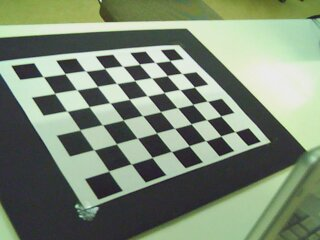
#> input picture Lab_1/data/right/right_003.jpg, 320 x 240 px; its folder holds only this picture in this run
$ python CalibrateCamera.py   (older library calls are emulated)
#> lines starting #> are read from the running program, lines starting #| are printed output that depends on the picture; long printed decimals are rounded
import os
import cv2
import copy
import glob
import imageio
import numpy as np
import matplotlib.pyplot as plt

def load_images(input_files_dir: str) -> list:
#> called with input_files_dir = 'data/right'
    filenames = [path for path in glob.glob(f"{input_files_dir}/*jpg")] # Extract the paths of the training
    return [imageio.v2.imread(filename) for filename in filenames]

def show_image(img: np.array) -> None:
    cv2.imshow("image", img)
    cv2.waitKey(0) # Screen time
    cv2.destroyAllWindows()

def write_image(output_files_dir, save_name ,counter_image, img):
    cv2.imwrite(f"{output_files_dir}/{save_name}_{counter_image}.jpg",img)

def get_chessboard_points(chessboard_shape, dx, dy):
    """
    Calculates the 3D coordinates of the chessboard corners.

    Args
    ----
    - chessboard_shape: tuple with the number of inner corners in the chessboard (columns, rows).
    - dx: distance between corners in the x-axis.
    - dy: distance between corners in the y-axis.

    Returns
    ----
    - points: numpy array with the 3D coordinates of the chessboard corners.
    """

    points = []

    for i in range(chessboard_shape[1]):
        for j in range(chessboard_shape[0]):
            points.append(np.array([i*dy, j*dx, 0]))

    return np.array(points, dtype = np.float32)

def get_camera_parameters(input_dir:str, pattern_size: tuple, dx:int, dy:int, save_images = False, show_results = False, fine_adjust = True, fisheye = False, output_dir = "output_images", save_name = "detected", image_number = -1) -> tuple:
    """
    Estimates the camera parameters (intrinsics, extrinsics, distortion coefficients) using a set of images of a chessboard pattern.

    Args
    ----
    - input_dir: path to the directory containing the images of the chessboard pattern.
    - pattern_size: tuple with the number of inner corners in the chessboard (columns, rows).
    - dx: x length of the corners in the chessboard.
    - dy: y length of the corners in the chessboard.
    - save_images: boolean indicating whether the images with the detected corners should be saved.
    - show_results: boolean indicating whether the results should be printed.
    - fine_adjust: boolean indicating whether the corners should be refined.
    - fisheye: boolean indicating whether the fisheye model should be used.
    - output_files_dir: path to the directory where the images with the detected corners should be saved.
    - save_name: name of the images with the detected corners.
    - image_number: number of images to be used for the calibration. If -1, all images are used.

    Returns
    ----
    - rms: root mean squared reprojection error.
    - intrinsics: camera matrix.
    - extrinsics: list with the rotation and translation vectors for each image.
    - distortion: distortion coefficients.
    - rotations: list with the rotation matrices for each image.
    - translations: list with the translation vectors for each image."""

    imgs = load_images(input_dir) # Load the images as matrixes of pixeles
#> imgs = 1 item

    corners = [cv2.findChessboardCorners(img, pattern_size) for img in imgs] # Find the corners of the chessboard in the images [True/False, [corner_points]]
#> corners = 1 item

    subpix_criteria = (cv2.TERM_CRITERIA_EPS + cv2.TERM_CRITERIA_MAX_ITER, 30, 0.01)

    if fine_adjust:
        corners_copy = copy.deepcopy(corners)
#> corners_copy = 1 item

        # To refine corner detections it is needed the function cv2.cornerSubPix which requires the images in grayscale
        imgs_gray = [cv2.cvtColor(img, cv2.COLOR_BGR2GRAY) for img in imgs]
#> imgs_gray = 1 item

        # (5, 5) is the size of the window to search for refined corners, (-1, -1) allows to value all points in the window
        refined_corners = [cv2.cornerSubPix(i, cor[1], (5, 5), (-1, -1), subpix_criteria) if cor[0] else [] for i, cor in zip(imgs_gray, corners_copy)]
#> refined_corners = 1 item

    else:
        refined_corners = [cor[1] if cor[0] else [] for cor in corners]

    corners = [cor for cor in corners if cor[0]] # Delete the images where no info was extracted

    cleaned_refined_corners = []
    undefined_images = []

    for i in range (len(refined_corners)): # Delete the images where no info was extracted
        corner = refined_corners[i]

        if len(corner) != 0:
            cleaned_refined_corners.append(corner)

        else:
            undefined_images.append(i)
#> this loop made 1 pass
#> after the loop, cleaned_refined_corners = 1 item; undefined_images = []

    for i in sorted(undefined_images, reverse=True):
        imgs.pop(i) # In case there are many wrong images, adjust the deleted indexes
#> this loop made 0 passes

    if image_number > 0 and 0 <= len(cleaned_refined_corners) - image_number: # Adjust the number of images to be used
        for _ in range(len(cleaned_refined_corners) - image_number):
            cleaned_refined_corners.pop(-1)
            imgs.pop(-1)

    elif image_number == 0:
        print("A camera can not be adjusted with less than 1 image.")

        return None

    elif image_number != -1:
        print("The number of images to be used is greater than the number of images available.")

        return None

    refined_corners = cleaned_refined_corners

    if save_images:
        imgs_copy = copy.deepcopy(imgs)
#> imgs_copy = 1 item
        _ = [cv2.drawChessboardCorners( imgs_copy[i], pattern_size, refined_corners[i], corners[i][0])  for i in range(len(refined_corners)) if corners[i][0]]# draws on imgs_copy
        os.makedirs(f"{output_dir}", exist_ok = True)

        for i in range(len(imgs_copy)):
            write_image(output_dir, save_name, i, imgs_copy[i])
#> this loop made 1 pass
#> pass 1, in write_image, `cv2.imwrite(f"{output_files_dir}/{save_name}_{counter_image}.jpg",img)`:
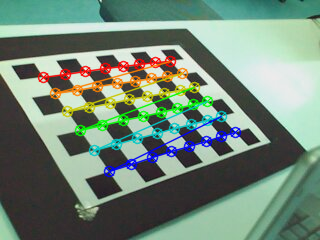
#> saved as fine_0.jpg: shape (240, 320, 3); mean B, G, R 120, 135.7, 114.9

    chessboard_points = [get_chessboard_points(pattern_size, dx, dy) for _ in range(len(refined_corners))] # As many chessboard points as images with detected corners
#> chessboard_points = 1 item

    if not fisheye:
        rms, intrinsics, distortion, rotations, traslations = cv2.calibrateCamera(chessboard_points, refined_corners, imgs[-1].shape[::-1][1:], None, None)
#> rms = 0.0854; intrinsics = [[452, 0, 165.9], [0, 459.6, 123.3], [0, 0, 1]]; distortion = [[-0.251, 2.73, 0.0154, -0.00676, -20.05]]; rotations = ([1.9, 1.14, -0.047],); traslations = ([-145.3, -55.1, 529.2],)

    else: # Fisheye calibration
        calibration_flags = cv2.fisheye.CALIB_RECOMPUTE_EXTRINSIC+cv2.fisheye.CALIB_FIX_SKEW # +cv2.fisheye.CALIB_CHECK_COND
        intrinsics = np.zeros((3, 3))
        distortion = np.zeros((4, 1))
        rotations = [np.zeros((1, 1, 3), dtype=np.float64) for _ in refined_corners]
        traslations = [np.zeros((1, 1, 3), dtype=np.float64) for _ in refined_corners]

        rms, _, _, _, _ = cv2.fisheye.calibrate(chessboard_points, refined_corners, imgs[-1].shape[::-1][1:], intrinsics, distortion, rotations, traslations, calibration_flags, subpix_criteria)

    extrinsics = list(map(lambda rvec, tvec: np.hstack((cv2.Rodrigues(rvec)[0], tvec.reshape(-1, 1))), rotations, traslations))
#> extrinsics = [[[0.578, 0.721, 0.382, -145.3], [0.687, -0.178, -0.705, -55.1], [-0.44, 0.67, -0.598, 529.2]]]

    if show_results:
        print("Root mean squared reprojection error:\n", rms)
#| Root mean squared reprojection error:
#|  0.08537
        print("Intrinsics:\n", intrinsics)
#| Intrinsics:
#|  [[451.983   0.         165.909]
#|  [  0.         459.632 123.295]
#|  [  0.           0.           1.        ]]
        print("Extrinsics:\n", extrinsics)
#| Extrinsics:
#|  [array([[ 5.78085071e-01,  7.21073576e-01,  3.81930032e-01,
#|         -1.45304159e+02],
#|        [ 6.87080643e-01, -1.77668693e-01, -7.04523971e-01,
#|         -5.50950671e+01],
#|        [-4.40156609e-01,  6.69691521e-01, -5.98143315e-01,
#|          5.29174003e+02]])]
        print("Distortion coefficients:\n", distortion)
#| Distortion coefficients:
#|  [[-2.51173213e-01  2.72727152e+00  1.54451068e-02 -6.75963656e-03
#|   -2.00538521e+01]]


    return rms, intrinsics, extrinsics, distortion

def correct_fisheye(input_dir:str, intrinsics:np.array, distortion:np.array, output_dir = "output", save_name = "corrected") -> np.array:
    """
    Corrects the distortion of a set of images using the fisheye model.

    Args
    ----
    - input_dir: path to the directory containing the images to be corrected.
    - intrinsics: camera matrix.
    - distortion: distortion coefficients.
    - output_dir: path to the directory where the corrected images should be saved.
    - save_name: name of the corrected images."""

    imgs = load_images(input_dir) # Load the images as matrixes of pixeles
    dim = imgs[0].shape[:2][::-1] # Dim  of each image

    # Create the undistortion map
    map1, map2 = cv2.fisheye.initUndistortRectifyMap(intrinsics, distortion, np.eye(3), intrinsics, dim, cv2.CV_16SC2)

    # Apply the undistortion map to each image. Enlarge picture: INTER_LINEAR, INTER_CUBIC. Shrink picture: INTER_AREA
    corrected_imgs = [cv2.remap(img, map1, map2, interpolation=cv2.INTER_CUBIC) for img in imgs]

    os.makedirs(f"{output_dir}", exist_ok = True)

    for i in range(len(corrected_imgs)):
        write_image(output_dir, save_name, i, corrected_imgs[i])

if __name__ == "__main__":


    _, intrinsics, _, distortion = get_camera_parameters("data/right", (8,6), 30, 30, True, True, True, False, "data/right_fine", "fine")
#> intrinsics = [[452, 0, 165.9], [0, 459.6, 123.3], [0, 0, 1]]; distortion = [[-0.251, 2.73, 0.0154, -0.00676, -20.05]]
    _, intrinsics, _, distortion = get_camera_parameters("data/right", (8,6), 30, 30, True, False, False, False, "data/right_not_fine", "not_fine")
#> the loop in get_camera_parameters (call 2), `for i in range (len(refined_corners)):` made 1 pass
#> the loop in get_camera_parameters (call 2), `for i in range(len(imgs_copy)):` made 1 pass
#> pass 1, in write_image (call 2), `cv2.imwrite(f"{output_files_dir}/{save_name}_{counter_image}.jpg",img)`:
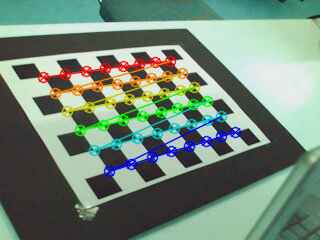
#> saved as not_fine_0.jpg: shape (240, 320, 3); mean B, G, R 120, 135.7, 114.9
#> intrinsics = [[451.8, 0, 169.9], [0, 457.9, 127.2], [0, 0, 1]]; distortion = [[-0.383, 6.82, 0.0187, 0.000889, -45.98]]

    # [31 lines of commented-out code are left out]

$ run again, on Lab_1/data/right/right_015.jpg
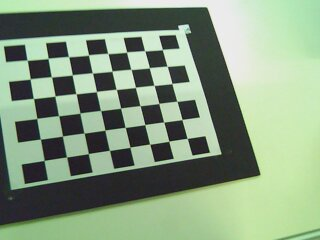
#> input picture Lab_1/data/right/right_015.jpg, 320 x 240 px
#> imgs = 1 item
#> the loop in get_camera_parameters, `for i in range (len(refined_corners)):` made 1 pass
#> after the loop in get_camera_parameters, `for i in range (len(refined_corners)):`: undefined_images = []
#> imgs_copy = 1 item
#> the loop in get_camera_parameters, `for i in range(len(imgs_copy)):` made 1 pass
#> pass 1, in write_image, `cv2.imwrite(f"{output_files_dir}/{save_name}_{counter_image}.jpg",img)`:
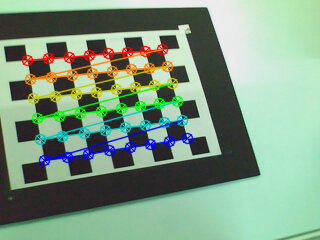
#> saved as fine_0.jpg: shape (240, 320, 3); mean B, G, R 131.1, 153.8, 126.9
#> in get_camera_parameters, `rms, intrinsics, distortion, rotations, traslations = cv2.calibrateCam..`: rms = 0.0649; intrinsics = [[525.9, 0, 195], [0, 540.3, 100], [0, 0, 1]]; distortion = [[-0.341, 1.58, 0.0138, -0.029, -8.05]]; rotations = ([1.99, 1.61, 0.00786],); traslations = ([-240.3, -57.18, 751.3],)
#> extrinsics = [[[0.269, 0.897, 0.352, -240.3], [0.9, -0.104, -0.423, -57.18], [-0.343, 0.431, -0.835, 751.3]]]
#| Root mean squared reprojection error:
#|  0.06488
#| Intrinsics:
#|  [[525.864   0.         195.008 ]
#|  [  0.         540.264    100.013]
#|  [  0.           0.           1.        ]]
#| Extrinsics:
#|  [array([[ 2.69426348e-01,  8.96507003e-01,  3.51688267e-01,
#|         -2.40336004e+02],
#|        [ 8.99888295e-01, -1.04325041e-01, -4.23458786e-01,
#|         -5.71849437e+01],
#|        [-3.42943874e-01,  4.30571108e-01, -8.34864073e-01,
#> (further printed lines are left out)
#| Distortion coefficients:
#|  [[-0.3415  1.579  0.01379 -0.02905 -8.053]]
#> `_, intrinsics, _, distortion = get_camera_parameters("data/right", (8,..`: intrinsics = [[525.9, 0, 195], [0, 540.3, 100], [0, 0, 1]]; distortion = [[-0.341, 1.58, 0.0138, -0.029, -8.05]]
#> the loop in get_camera_parameters (call 2), `for i in range (len(refined_corners)):` made 1 pass
#> the loop in get_camera_parameters (call 2), `for i in range(len(imgs_copy)):` made 1 pass
#> pass 1, in write_image (call 2), `cv2.imwrite(f"{output_files_dir}/{save_name}_{counter_image}.jpg",img)`:
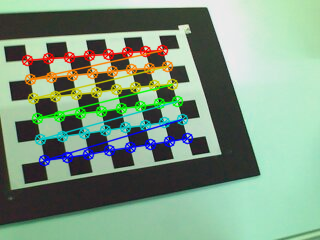
#> saved as not_fine_0.jpg: shape (240, 320, 3); mean B, G, R 131.1, 153.8, 126.9
#> `_, intrinsics, _, distortion = get_camera_parameters("data/right", (8,..`: intrinsics = [[517.5, 0, 185.7], [0, 528.6, 100.9], [0, 0, 1]]; distortion = [[-0.291, 1.36, 0.0126, -0.0234, -6.85]]

$ run again, on Lab_1/data/right/right_017.jpg
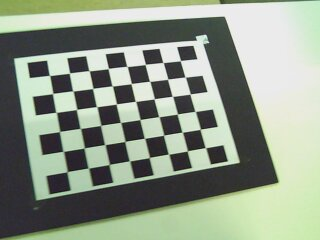
#> input picture Lab_1/data/right/right_017.jpg, 320 x 240 px
#> imgs = 1 item
#> the loop in get_camera_parameters, `for i in range (len(refined_corners)):` made 1 pass
#> after the loop in get_camera_parameters, `for i in range (len(refined_corners)):`: undefined_images = []
#> imgs_copy = 1 item
#> the loop in get_camera_parameters, `for i in range(len(imgs_copy)):` made 1 pass
#> pass 1, in write_image, `cv2.imwrite(f"{output_files_dir}/{save_name}_{counter_image}.jpg",img)`:
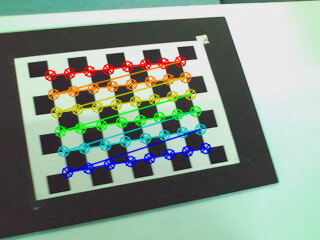
#> saved as fine_0.jpg: shape (240, 320, 3); mean B, G, R 138.5, 151, 134.5
#> in get_camera_parameters, `rms, intrinsics, distortion, rotations, traslations = cv2.calibrateCam..`: rms = 0.0621; intrinsics = [[523.4, 0, 185], [0, 531.6, 110.6], [0, 0, 1]]; distortion = [[-0.413, 3.87, 0.0111, -0.0187, -28.71]]; rotations = ([2.05, 1.66, -0.0587],); traslations = ([-201.8, -52.45, 774.5],)
#> extrinsics = [[[0.257, 0.927, 0.273, -201.8], [0.905, -0.132, -0.404, -52.45], [-0.338, 0.351, -0.873, 774.5]]]
#| Root mean squared reprojection error:
#|  0.06207
#| Intrinsics:
#|  [[523.352   0.         184.975]
#|  [  0.         531.572 110.603]
#|  [  0.           0.           1.        ]]
#| Extrinsics:
#|  [array([[ 2.57274065e-01,  9.26834090e-01,  2.73475092e-01,
#|         -2.01840383e+02],
#|        [ 9.05180570e-01, -1.32060533e-01, -4.03990285e-01,
#|         -5.24508912e+01],
#|        [-3.38316702e-01,  3.51480563e-01, -8.72927960e-01,
#> (further printed lines are left out)
#| Distortion coefficients:
#|  [[-4.12956542e-01  3.86681551e+00  1.10614992e-02 -1.87460438e-02
#|   -2.87101420e+01]]
#> `_, intrinsics, _, distortion = get_camera_parameters("data/right", (8,..`: intrinsics = [[523.4, 0, 185], [0, 531.6, 110.6], [0, 0, 1]]; distortion = [[-0.413, 3.87, 0.0111, -0.0187, -28.71]]
#> the loop in get_camera_parameters (call 2), `for i in range (len(refined_corners)):` made 1 pass
#> the loop in get_camera_parameters (call 2), `for i in range(len(imgs_copy)):` made 1 pass
#> pass 1, in write_image (call 2), `cv2.imwrite(f"{output_files_dir}/{save_name}_{counter_image}.jpg",img)`:
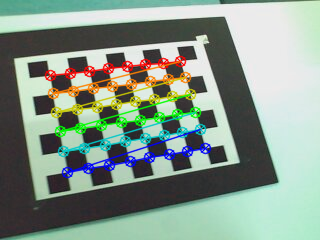
#> saved as not_fine_0.jpg: shape (240, 320, 3); mean B, G, R 138.5, 151, 134.5
#> `_, intrinsics, _, distortion = get_camera_parameters("data/right", (8,..`: intrinsics = [[518.6, 0, 180.6], [0, 525, 106.3], [0, 0, 1]]; distortion = [[-0.471, 6.86, 0.0128, -0.0153, -56.36]]
